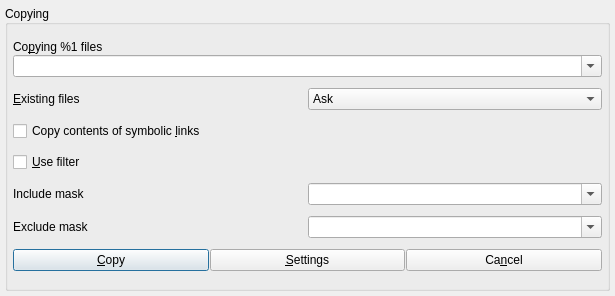
<?xml version="1.0" encoding="UTF-8"?>
<ui version="4.0">
 <class>CopyWidget</class>
 <widget class="QDialog" name="CopyWidget">
  <property name="geometry">
   <rect>
    <x>0</x>
    <y>0</y>
    <width>615</width>
    <height>296</height>
   </rect>
  </property>
  <property name="windowTitle">
   <string>Copying</string>
  </property>
  <layout class="QGridLayout" name="gridLayout">
   <item row="0" column="0">
    <widget class="QGroupBox" name="groupBox">
     <property name="title">
      <string>Copying</string>
     </property>
     <property name="alignment">
      <set>Qt::AlignJustify|Qt::AlignVCenter</set>
     </property>
     <layout class="QVBoxLayout" name="verticalLayout_2">
      <item>
       <layout class="QVBoxLayout" name="verticalLayout">
        <item>
         <widget class="QLabel" name="copyLabel">
          <property name="sizePolicy">
           <sizepolicy hsizetype="Maximum" vsizetype="Maximum">
            <horstretch>0</horstretch>
            <verstretch>0</verstretch>
           </sizepolicy>
          </property>
          <property name="text">
           <string>Co&amp;pying %1 files</string>
          </property>
          <property name="buddy">
           <cstring>copyToComboBox</cstring>
          </property>
         </widget>
        </item>
        <item>
         <widget class="QComboBox" name="copyToComboBox">
          <property name="editable">
           <bool>true</bool>
          </property>
         </widget>
        </item>
       </layout>
      </item>
      <item>
       <layout class="QHBoxLayout" name="horizontalLayout">
        <item>
         <widget class="QLabel" name="label">
          <property name="text">
           <string>&amp;Existing files</string>
          </property>
          <property name="buddy">
           <cstring>comboBox</cstring>
          </property>
         </widget>
        </item>
        <item>
         <widget class="QComboBox" name="comboBox">
          <item>
           <property name="text">
            <string>Ask</string>
           </property>
          </item>
          <item>
           <property name="text">
            <string>Overwrite</string>
           </property>
          </item>
          <item>
           <property name="text">
            <string>Append</string>
           </property>
          </item>
          <item>
           <property name="text">
            <string>Skip</string>
           </property>
          </item>
          <item>
           <property name="text">
            <string>Only newer files</string>
           </property>
          </item>
         </widget>
        </item>
       </layout>
      </item>
      <item>
       <widget class="QCheckBox" name="copyContentLinksCheckBox">
        <property name="text">
         <string>Copy contents of symbolic &amp;links</string>
        </property>
       </widget>
      </item>
      <item>
       <widget class="QCheckBox" name="filterCheckBox">
        <property name="text">
         <string>&amp;Use filter</string>
        </property>
       </widget>
      </item>
      <item>
       <layout class="QHBoxLayout" name="horizontalLayout_2">
        <item>
         <widget class="QLabel" name="includeMaskLabel">
          <property name="text">
           <string>Include mask</string>
          </property>
          <property name="buddy">
           <cstring>includeMaskComboBox</cstring>
          </property>
         </widget>
        </item>
        <item>
         <widget class="QComboBox" name="includeMaskComboBox">
          <property name="editable">
           <bool>true</bool>
          </property>
         </widget>
        </item>
       </layout>
      </item>
      <item>
       <layout class="QHBoxLayout" name="horizontalLayout_3">
        <item>
         <widget class="QLabel" name="label_3">
          <property name="text">
           <string>Exclude mask</string>
          </property>
          <property name="buddy">
           <cstring>excludeMaskComboBox</cstring>
          </property>
         </widget>
        </item>
        <item>
         <widget class="QComboBox" name="excludeMaskComboBox">
          <property name="editable">
           <bool>true</bool>
          </property>
         </widget>
        </item>
       </layout>
      </item>
      <item>
       <layout class="QHBoxLayout" name="horizontalLayout_4">
        <item>
         <widget class="QPushButton" name="copyPushButton">
          <property name="text">
           <string>&amp;Copy</string>
          </property>
         </widget>
        </item>
        <item>
         <widget class="QPushButton" name="settingsPushButton">
          <property name="text">
           <string>&amp;Settings</string>
          </property>
         </widget>
        </item>
        <item>
         <widget class="QPushButton" name="cancelPushButton">
          <property name="text">
           <string>Ca&amp;ncel</string>
          </property>
         </widget>
        </item>
       </layout>
      </item>
     </layout>
    </widget>
   </item>
  </layout>
 </widget>
 <layoutdefault spacing="1" margin="5"/>
 <resources/>
 <connections/>
</ui>
